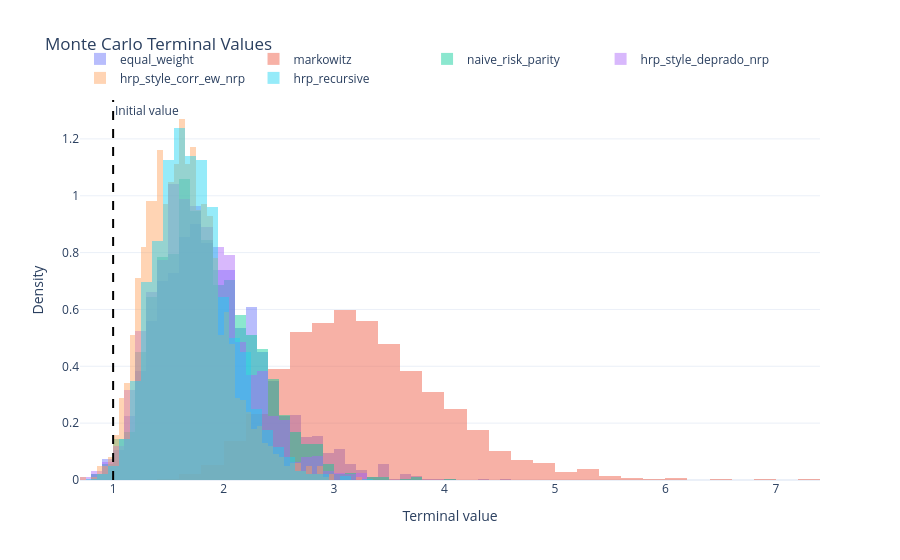

The code cell stored with this chart in its notebook:
### Code cell
fig_mc = go.Figure()
for method in mc_terminal_values.columns:
    fig_mc.add_trace(
        go.Histogram(
            x=mc_terminal_values[method],
            name=method,
            histnorm="probability density",
            nbinsx=50,
            opacity=0.45,
        )
    )

fig_mc.add_vline(
    x=MC_INITIAL_VALUE,
    line_dash="dash",
    line_color="black",
    annotation_text="Initial value",
    annotation_position="top right",
)

fig_mc.update_layout(
    title="Monte Carlo Terminal Values",
    xaxis_title="Terminal value",
    yaxis_title="Density",
    barmode="overlay",
    template="plotly_white",
    legend=dict(orientation="h", yanchor="bottom", y=1.02, xanchor="left", x=0),
)

render_plotly(fig_mc, FIGURE_DIR / "mc_terminal_histogram.html")

### Figure 1 — Plotly figure (JSON) as saved in the notebook; plotly's stock layout.template omitted (floating-point values rounded to 4 significant figures; data arrays with more than 128 entries replaced by an {"elided": "..."} marker saying what was removed)
{"data": [{"histnorm": "probability density", "name": "equal_weight", "nbinsx": 50, "opacity": 0.45, "type": "histogram", "x": {"elided": "2000 float values"}}, {"histnorm": "probability density", "name": "markowitz", "nbinsx": 50, "opacity": 0.45, "type": "histogram", "x": {"elided": "2000 float values"}}, {"histnorm": "probability density", "name": "naive_risk_parity", "nbinsx": 50, "opacity": 0.45, "type": "histogram", "x": {"elided": "2000 float values"}}, {"histnorm": "probability density", "name": "hrp_style_deprado_nrp", "nbinsx": 50, "opacity": 0.45, "type": "histogram", "x": {"elided": "2000 float values"}}, {"histnorm": "probability density", "name": "hrp_style_corr_ew_nrp", "nbinsx": 50, "opacity": 0.45, "type": "histogram", "x": {"elided": "2000 float values"}}, {"histnorm": "probability density", "name": "hrp_recursive", "nbinsx": 50, "opacity": 0.45, "type": "histogram", "x": {"elided": "2000 float values"}}], "layout": {"annotations": [{"showarrow": false, "text": "Initial value", "x": 1, "xanchor": "left", "xref": "x", "y": 1, "yanchor": "top", "yref": "y domain"}], "barmode": "overlay", "legend": {"orientation": "h", "x": 0, "xanchor": "left", "y": 1.02, "yanchor": "bottom"}, "shapes": [{"line": {"color": "black", "dash": "dash"}, "type": "line", "x0": 1, "x1": 1, "xref": "x", "y0": 0, "y1": 1, "yref": "y domain"}], "title": {"text": "Monte Carlo Terminal Values"}, "xaxis": {"title": {"text": "Terminal value"}}, "yaxis": {"title": {"text": "Density"}}}}
